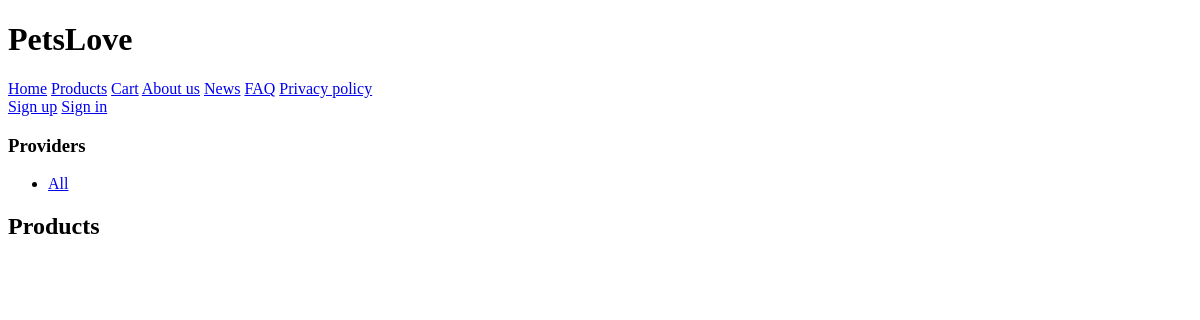
Page /list_products/ on the earlier database version.
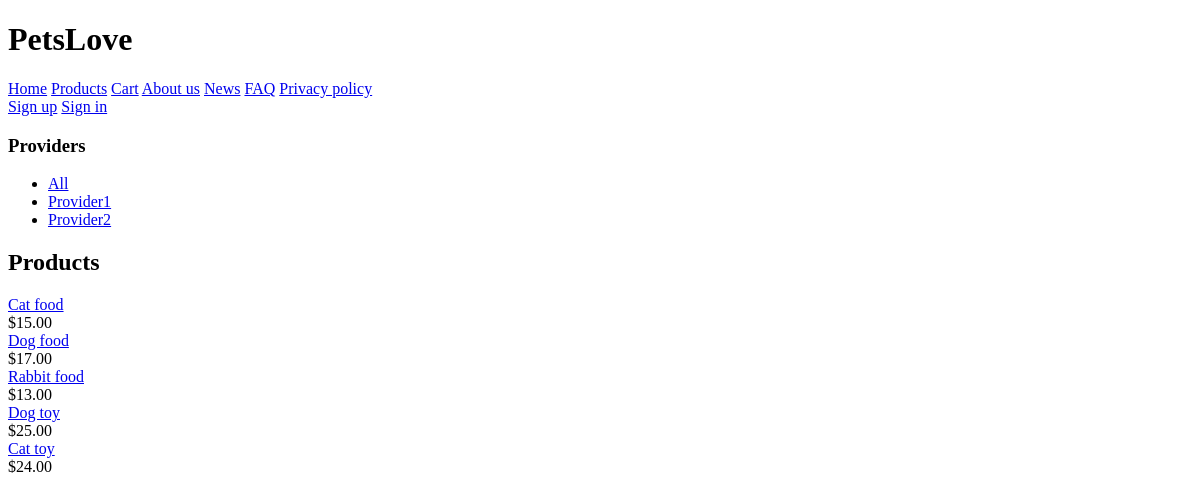
Same page on the later database version.
### shop/models.py (models this page shows, shortened)
class Provider(models.Model):
    name = models.CharField(max_length=50)
    email = models.EmailField()
    phone_number = models.CharField(max_length=50)
    def get_absolute_url(self):
        return reverse('shop:list_products_by_provider', args=[self.name])

class Product(models.Model):
    name = models.CharField(max_length=50, db_index=True)
    price = models.DecimalField(max_digits=10, decimal_places=2)
    vendor_code = models.CharField(max_length=20)
    provider = models.ForeignKey(
        Provider, related_name='products', on_delete=models.CASCADE)
    def get_absolute_url(self):
        return reverse('shop:product_details', args=[str(self.id)])

### shop/views.py (the view)
# urls.py: path('list_products/', views.product_list, name='list_products'),
def product_list(request, product_provider_name=None):
    products = Product.objects.all()
    provider = None
    providers = Provider.objects.all()
    sort = request.GET.get('sort')
    if product_provider_name:
        provider = get_object_or_404(Provider, name=product_provider_name)
        products = products.filter(provider=provider)
    return render(request,
                  'product/list_products.html',
                  {'provider': provider,
                   'providers': providers,
                   'products': products})

### shop/templates/product/list_products.html
{% extends "base.html" %}
{% load static %}
{% block content %}
    <div id="sidebar">
        <h3>Providers</h3>
        <ul>
            <li>
                <a href="{% url "shop:list_products" %}">All</a>
            </li>
            {% for p in providers %}
                <li >
                    <a href="{{ p.get_absolute_url }}">{{ p.name }}</a>
                </li>
            {% endfor %}
        </ul>
    </div>
    <div id="main" class="product-list">
        <h2>Products</h2>
        {% for product in products %}
            <div class="item">
                <a href="{{ product.get_absolute_url }}">{{ product.name }}</a><br>
                ${{ product.price }}
            </div>
        {% endfor %}
    </div>
{% endblock %}

### shop/templates/base.html (shortened to what this page needs)
{% load static %}
<!DOCTYPE html>
<html>
<head>
</head>
<header>
    <h1>PetsLove</h1>
</header>
<nav>
    <div id="main-header">
    	<a href="/" class="logo">Home</a>
        <a href="/list_products">Products</a>
        <a href="/cart/" class="logo">Cart</a>
        <a href="/about_company">About us</a>
        <a href="/news">News</a>
        <a href="/faq">FAQ</a>
        <a href="/privacy_policy">Privacy policy</a>
    </div>
    <div id="subheader">
        <div class="user-log">
            {% if user.is_authenticated %}
            Hello, {{ user.username }}!
            <a href="{% url 'login:logout' %}">Log out</a>
            {% else %}
            <a href="{% url 'login:signup' %}">Sign up</a>
            <a href="{% url 'login:signin' %}">Sign in</a>
            {% endif %}
        </div>
    </div>
    <div id="content">
        {% block content %}
        {% endblock %}
    </div>
</nav>
</html>

Differences in the rows shown:
added Provider: name "Provider1"
added Provider: name "Provider2"
added Product: name "Cat food", price "15.00"
added Product: name "Dog food", price "17.00"
added Product: name "Rabbit food", price "13.00"
added Product: name "Dog toy", price "25.00"
added Product: name "Cat toy", price "24.00"
